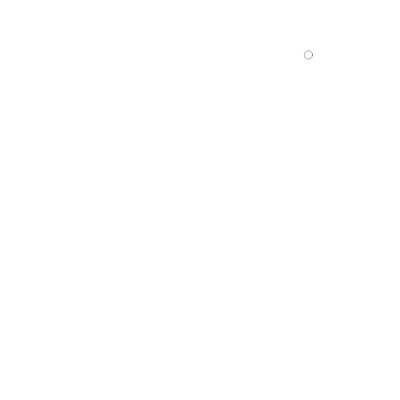
Frame 1 (no input)
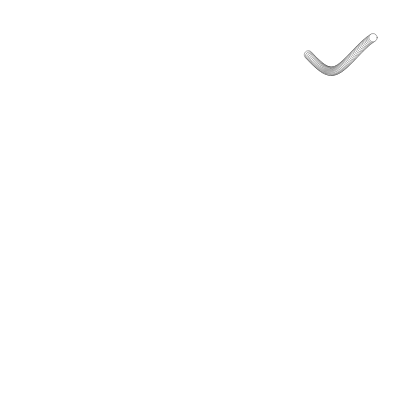
Frame 60 (no input)
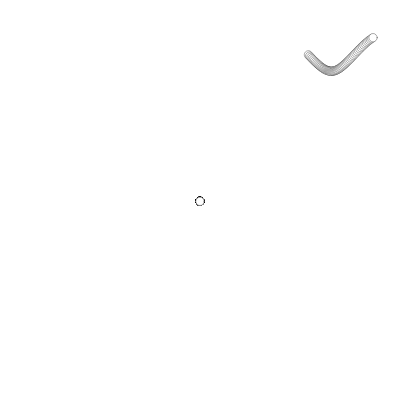
Frame 120 (the mouse pressed at the canvas centre since frame 60)

The p5.js sketch that drew these frames (run headless with seeded random() and noise() and a simulated clock; from frame 60 on, the mouse is pressed at the canvas centre):

// p5.js sketch
// ── sketch.js
var S = 15;
var x,y;
var a = 0.5;
var b = 1.0;
var dt = 0.08;

// 函数setup() ：准备阶段
function setup() {
	createCanvas(400,400);
	x = random(-S,S);
	y = random(-S,S);
}

// 函数draw()：作画阶段
function draw() {
	fill(255);// 填充白色

	if(mouseIsPressed)
	{
		x = (mouseX-width/2)/S;
		y = (mouseY-height/2)/S;
	}

	StepDE(dt);
	drawParticle();
}

function StepDE(dt)
{
	var dx = sin(a*y)*dt;
	var dy = cos(b*x)*dt;

	x += dx;
	y += dy;
}

function drawParticle()
{
	push();
	translate(width/2,height/2);
	scale(width/24,height/24);
	strokeWeight(0.02);
	ellipse(x,y,0.5,0.5);
	pop();
}
